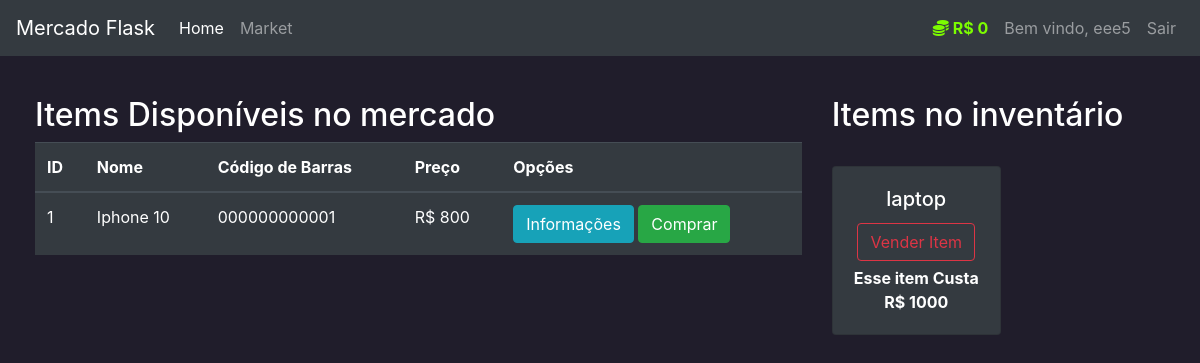
Page /market (signed in) on the committed database.
### market/models.py (models this page shows, shortened)
class User(db.Model, UserMixin):
    id = db.Column(db.Integer(), primary_key=True)
    username = db.Column(db.String(length=30), nullable=False, unique=True)
    email_address = db.Column(db.String(length=50), nullable=False, unique=True)
    password_hash = db.Column(db.String(length=60), nullable=False)
    budget = db.Column(db.Integer(), nullable=False, default=1000)
    items = db.relationship('Item', backref='owned_user', lazy=True)
    @property
    def password(self):
        return self.password

class Item(db.Model):
    id = db.Column(db.Integer(), primary_key=True)
    name = db.Column(db.String(length=30), nullable=False, unique=True)
    price = db.Column(db.Integer(), nullable=False, unique=False)
    barcode = db.Column(db.String(length=12), nullable=False, unique=True)
    description = db.Column(db.String(length=1024), nullable=False, unique=True)
    owner = db.Column(db.Integer(), db.ForeignKey('user.id'))

### market/routes.py (the view, shortened to what this page needs)
@app.route("/market", methods=['GET', 'POST'])
@login_required
def market_page():
    purchase_form = PurchaseItemForm()
    selling_form = SellItemForm()
    if request.method == "GET":
        items = Item.query.filter_by(owner=None)
        owned_items = Item.query.filter_by(owner=current_user.id)
        return render_template('market.html', items=items, purchase_form=purchase_form, owned_items=owned_items, selling_form=selling_form)

### market/models.py (called while the page is built)
@login_manager.user_loader
def load_user(user_id):
    return User.query.get(int(user_id))

### market/templates/market.html (shortened to what this page needs)
{% extends 'base.html' %}
{% block content %}
    <div class="row" style="margin-left: 20px;">
        <div class="col-8">
            <h2>Items Disponíveis no mercado</h2>
            <table class="table table-hover table-dark">
                <thead>
                    <tr>
                        <th scope="col">ID</th>
                        <th scope="col">Nome</th>
                        <th scope="col">Código de Barras</th>
                        <th scope="col">Preço</th>
                        <th scope="col">Opções</th>
                    </tr>
                </thead>
                <tbody>
                    {% for item in items %}
                    <tr>
                        <td>{{ item.id }}</td>
                        <td>{{ item.name }}</td>
                        <td>{{ item.barcode }}</td>
                        <td>R$ {{ item.price }}</td>
                        <td>
                            <button class="btn btn-outline btn-info" data-toggle="modal" data-target="#Modal-MoreInfo-{{ item.id }}">Informações</button>
                            <button class="btn btn-outline btn-success" data-toggle="modal" data-target="#Modal-PurchaseConfirm-{{ item.id }}">Comprar</button>
                        </td>
                    </tr>
                    {% endfor %}
                </tbody>
            </table>
        </div>
        <div class="col-4">
            <h2>Items no inventário</h2>
            <br>
            <div class="row">
                {% for owned_item in owned_items %}
                    <div class="col-md-6">
                        <div style="margin-bottom: 5px" class="card text-center bg-dark">
                            <div class="card-body">
                                <h5 class="card-title">{{ owned_item.name }}</h5>
                                <button type="button" class="btn btn-outline-danger" style="margin-bottom: 5px"
                                        data-toggle="modal" data-target="#Modal-SellingConfirm-{{ owned_item.id }}">
                                    Vender Item
                                </button>
                                <p class="card-text"><strong>
                                    Esse item Custa R$ {{ owned_item.price }}
                                </strong></p>
                            </div>
                        </div>
                    </div>
                {% endfor %}
            </div>
        </div>
    </div>
{% endblock %}

### market/templates/base.html (shortened to what this page needs)
<!doctype html>
<html lang="en">
<head>
    <link rel="stylesheet" href="https://cdn.jsdelivr.net/npm/bootstrap@4.5.3/dist/css/bootstrap.min.css">
</head>
<body>
    <nav class="navbar navbar-expand-md navbar-dark bg-dark">
    <a class="navbar-brand" href="{{ url_for('home_page') }}">Mercado Flask</a>
    <div class="collapse navbar-collapse" id="navbarNav">
        <ul class="navbar-nav mr-auto">
            <li class="nav-item active">
                <a class="nav-link" href="{{ url_for('home_page') }}">Home <span class="sr-only">(current)</span></a>
            </li>
            <li class="nav-item">
                <a class="nav-link" href="{{ url_for('market_page') }}">Market</a>
            </li>
        </ul>
        {% if current_user.is_authenticated %}
        <ul class="navbar-nav">
            <li class="nav-item">
                <a class="nav-link" style="color: lawngreen; font-weight: bold;">
                    <i class="fas fa-coins"></i>
                    R$ {{ current_user.budget }}
                </a>
            </li>
            <li class="nav-item">
                <a class="nav-link">Bem vindo, {{ current_user.username }}</a>
            </li>
            <li class="nav-item">
                <a class="nav-link" href="{{ url_for('logout_page') }}">Sair</a>
            </li>
        </ul>
        {% endif %}
    </div>
    </nav>
    <div style="height: 40px;"></div>
    {% block content %}
    {% endblock %}
</body>
</html>

### market/templates/base.html (style rules this page uses)
body { background-color: #201d2b; color: white }

### rows in the picture
User: budget "0", username "eee5"
Item: id "1", name "Iphone 10", barcode "000000000001", price "800"
Item: name "laptop", price "1000"
